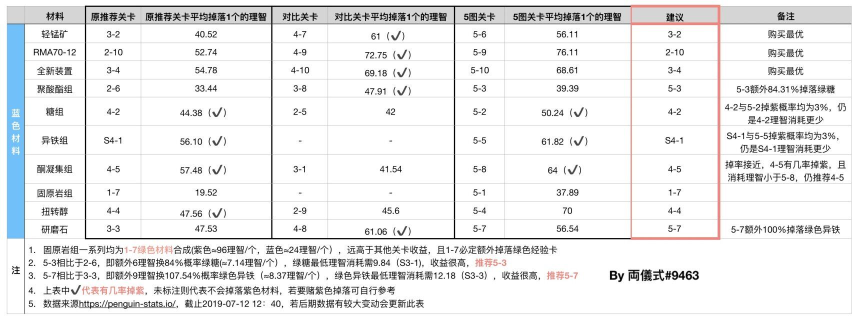
#> input picture source.jpg, 1708 x 640 px (shown at 1/2 size)
$ python img_compare.py
#> lines starting #> are read from the running program, lines starting #| are printed output that depends on the picture; after the words box and inside, x2 and y2 are one past the last pixel; in counts of white or black regions, pixels touching at a corner belong together
import cv2
import numpy as np


def mathc_img(image, Target, value):
#> called with image = 'source.jpg', Target = 'target.jpg', value = 0.9
    img_rgb = cv2.imread(image)
#> img_rgb is the input picture: shape (640, 1708, 3); mean B, G, R 236.8, 236.2, 235.8
    img_gray = cv2.cvtColor(img_rgb, cv2.COLOR_BGR2GRAY)
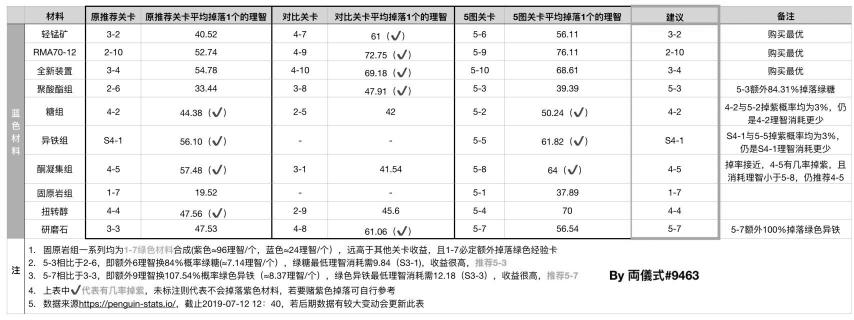
#> img_gray: shape (640, 1708) (shown at 1/2 size); min 0, max 255, mean 236.1
    template = cv2.imread(Target, 0)
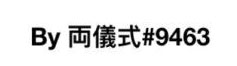
#> input picture target.jpg, 237 x 66 px
#> template is the input picture: shape (66, 237); min 0, max 255, mean 227.2
    w, h = template.shape[::-1]
#> w = 237; h = 66
    res = cv2.matchTemplate(img_gray, template, cv2.TM_CCOEFF_NORMED)
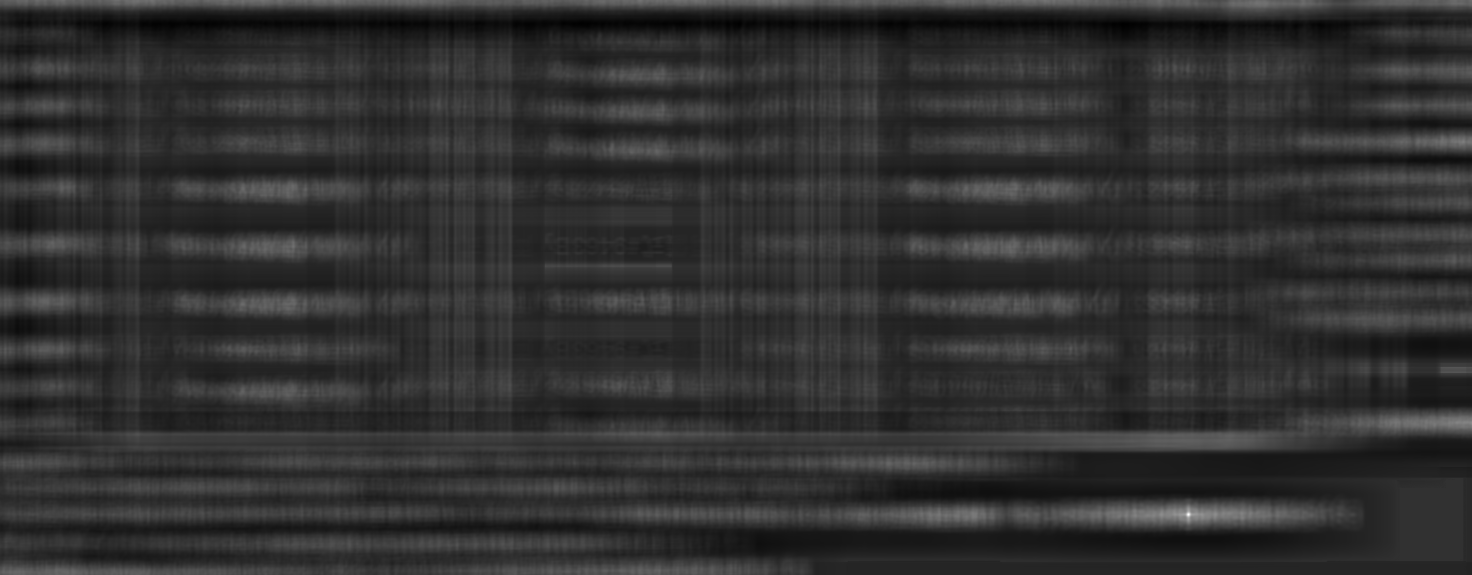
#> res: shape (575, 1472) float32; min -0.242, max 0.999, mean -0.00525; drawn with min black and max white
    threshold = value
    loc = np.where(res >= threshold)
#> loc = ([514], [1188])
    for pt in zip(*loc[::-1]):
        cv2.rectangle(img_rgb, pt, (pt[0] + w, pt[1] + h), (7, 249, 151), 2)
#> this loop made 1 pass
#> pt on pass 1: (1188, 514)
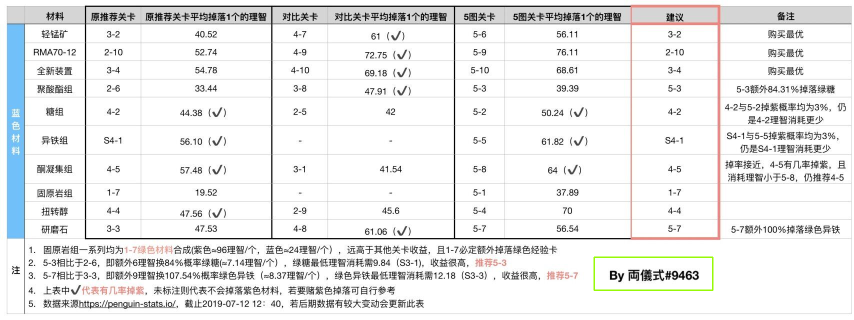
#> img_rgb: shape (640, 1708, 3) (shown at 1/2 size); 0.17% of pixels changed, all inside (x1, y1, x2, y2) = (1187, 513, 1427, 582)
    cv2.imshow('Detected', img_rgb)
    cv2.waitKey(0)
    cv2.destroyAllWindows()


image = ("source.jpg")
Target = ('target.jpg')
value = 0.9
mathc_img(image, Target, value)
